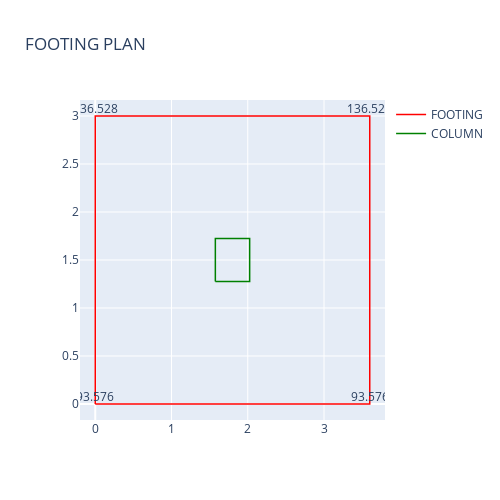

Notebook cell for this chart:
### Code cell
# Plot the bearing pressures at all corners of the foundation
fdn.plot_base_pressures_sls()

### Figure 1 — Plotly figure (JSON) as saved in the notebook; plotly's stock layout.template omitted (floating-point values rounded to 4 significant figures)
{"data": [{"line": {"color": "red", "width": 1.5}, "mode": "lines+text", "name": "FOOTING", "text": ["93.576", "93.576", "136.528", "136.528"], "textposition": "top center", "type": "scatter", "x": [0, 3.6, 3.6, 0, 0], "y": [0, 0, 3, 3, 0]}, {"line": {"color": "green", "width": 1.5}, "mode": "lines", "name": "COLUMN", "type": "scatter", "x": [1.575, 2.025, 2.025, 1.575, 1.575], "y": [1.275, 1.275, 1.725, 1.725, 1.275]}], "layout": {"height": 500, "showlegend": true, "title": {"text": "FOOTING PLAN"}, "width": 500}}
